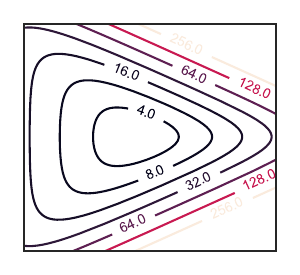

The script that saved this image:

import numpy as np

import matplotlib
import numpy as np
import matplotlib.cm as cm
import matplotlib.mlab as mlab
import matplotlib.pyplot as plt
import seaborn as sns

sns.set()
sns.set_style("white")

# matplotlib.rcParams['xtick.direction'] = 'out'
# matplotlib.rcParams['ytick.direction'] = 'out'

delta = 0.025
x = np.arange(-3, 3, delta)
y = np.arange(-2, 2, delta)
X, Y = np.meshgrid(x, y)
Z = np.zeros_like(X)


def f(x, y):
    return np.exp(x + 3*y - 0.1) + np.exp(x - 3*y - 0.1) + np.exp(-x-0.1)

def Hf(x, y):
    pass


fig, (ax1) = plt.subplots(1, 1, sharey=True)
fig.set_figheight(2.75)
fig.set_figwidth(3)


# Original
for i in range(X.shape[0]):
    for j in range(X.shape[1]):
        x, y =  X[i,j], Y[i,j]
        obj = f(x, y)
        Z[i,j] = obj

CS = ax1.contour(X, Y, Z, levels = [2, 4, 8, 16, 32, 64, 128, 256])
ax1.clabel(CS, fmt='%2.1f', inline=1, fontsize=10)
# ax1.stitle('True curvature')
ax1.set_xticks([], [])
ax1.set_yticks([], [])


plt.tight_layout()
# plt.show()
plt.savefig("convex.pdf")
